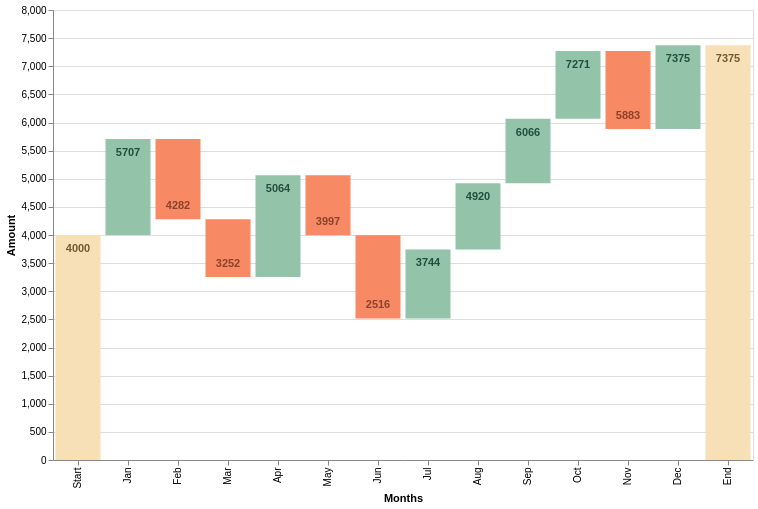

Vega-Lite specification for this chart:
### Vega-Lite specification from a JSON file in a GitHub repository (floating-point values rounded to 4 significant figures)
{"$schema": "https://vega.github.io/schema/vega-lite/v2.json", "data": {"values": [{"label": "Start", "amount": 4000}, {"label": "Jan", "amount": 1707}, {"label": "Feb", "amount": -1425}, {"label": "Mar", "amount": -1030}, {"label": "Apr", "amount": 1812}, {"label": "May", "amount": -1067}, {"label": "Jun", "amount": -1481}, {"label": "Jul", "amount": 1228}, {"label": "Aug", "amount": 1176}, {"label": "Sep", "amount": 1146}, {"label": "Oct", "amount": 1205}, {"label": "Nov", "amount": -1388}, {"label": "Dec", "amount": 1492}, {"label": "End", "amount": 0}]}, "width": 700, "height": 450, "transform": [{"window": [{"op": "sum", "field": "amount", "as": "sum"}]}, {"calculate": "datum.label === 'End' ? 0 : datum.sum - datum.amount", "as": "previous_amount"}, {"calculate": "datum.label === 'End' ? datum.sum : datum.amount", "as": "amount"}, {"calculate": "datum.amount < 0 ? datum.sum : ''", "as": "sum_dec"}, {"calculate": "datum.amount > 0 ? datum.sum : ''", "as": "sum_inc"}], "encoding": {"x": {"field": "label", "type": "ordinal", "sort": null, "title": "Months"}}, "layer": [{"mark": "bar", "encoding": {"y": {"field": "previous_amount", "type": "quantitative", "title": "Amount"}, "y2": {"field": "sum", "type": "quantitative"}, "color": {"condition": [{"test": "datum.label === 'Start' || datum.label === 'End'", "value": "#f7e0b6"}, {"test": "datum.amount < 0", "value": "#f78a64"}], "value": "#93c4aa"}}}, {"mark": {"type": "text", "dy": 8, "fontWeight": "bold", "baseline": "top"}, "encoding": {"y": {"field": "sum_inc", "type": "quantitative"}, "text": {"field": "sum_inc", "type": "nominal"}, "color": {"condition": [{"test": "datum.label === 'Start' || datum.label === 'End'", "value": "#725a30"}], "value": "#234f39"}}}, {"mark": {"type": "text", "dy": -8, "baseline": "bottom", "fontWeight": "bold", "color": "#8b422c"}, "encoding": {"y": {"field": "sum_dec", "type": "quantitative"}, "text": {"field": "sum_dec", "type": "nominal"}}}]}
